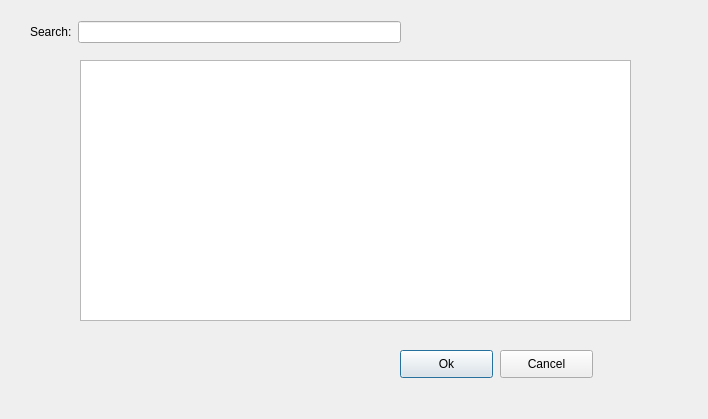
<?xml version="1.0" encoding="UTF-8"?>
<ui version="4.0">
 <class>Info</class>
 <widget class="QDialog" name="Info">
  <property name="geometry">
   <rect>
    <x>0</x>
    <y>0</y>
    <width>708</width>
    <height>419</height>
   </rect>
  </property>
  <property name="windowTitle">
   <string>Dialog</string>
  </property>
  <widget class="QTextEdit" name="textEdit">
   <property name="geometry">
    <rect>
     <x>80</x>
     <y>60</y>
     <width>551</width>
     <height>261</height>
    </rect>
   </property>
   <property name="readOnly">
    <bool>true</bool>
   </property>
  </widget>
  <widget class="QPushButton" name="pushButton">
   <property name="geometry">
    <rect>
     <x>400</x>
     <y>350</y>
     <width>93</width>
     <height>28</height>
    </rect>
   </property>
   <property name="text">
    <string>Ok</string>
   </property>
  </widget>
  <widget class="QPushButton" name="pushButton_2">
   <property name="geometry">
    <rect>
     <x>500</x>
     <y>350</y>
     <width>93</width>
     <height>28</height>
    </rect>
   </property>
   <property name="text">
    <string>Cancel</string>
   </property>
  </widget>
  <widget class="QWidget" name="">
   <property name="geometry">
    <rect>
     <x>30</x>
     <y>20</y>
     <width>371</width>
     <height>24</height>
    </rect>
   </property>
   <layout class="QHBoxLayout" name="horizontalLayout">
    <item>
     <widget class="QLabel" name="label">
      <property name="text">
       <string>Search:</string>
      </property>
     </widget>
    </item>
    <item>
     <widget class="QLineEdit" name="lineEdit"/>
    </item>
   </layout>
  </widget>
 </widget>
 <resources/>
 <connections/>
</ui>
